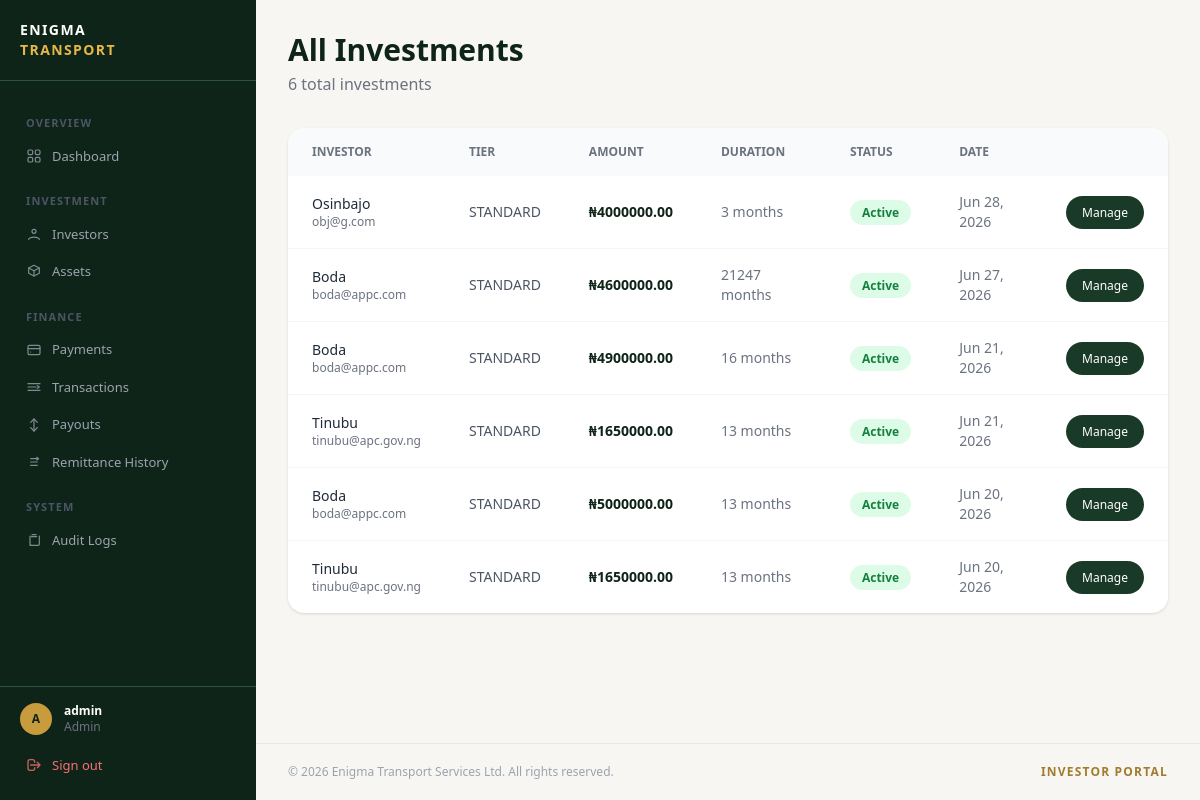
Page /investments/manage/ (signed in) on the earlier database version.
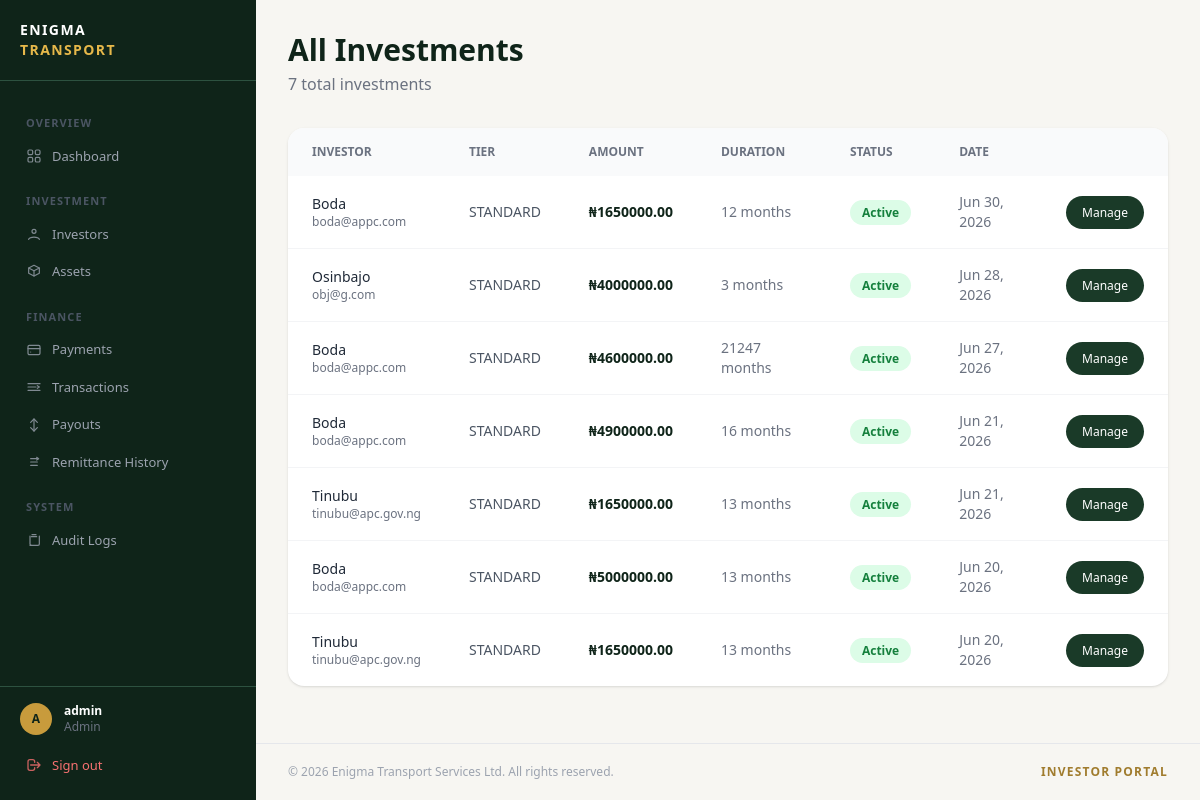
Same page on the later database version.
### investments/models.py (models this page shows, shortened)
class Investment(models.Model):
    STATUS_CHOICES = (
        ('pending', 'Pending'),
        ('awaiting_payment', 'Awaiting Payment'),
        ('active', 'Active'),
        ('completed', 'Completed'),
        ('cancelled', 'Cancelled'),
    )
    FREQUENCY_CHOICES = (
        ('weekly', 'Weekly'),
        ('monthly', 'Monthly'),
    )
    investor = models.ForeignKey(
        InvestorProfile,
        on_delete=models.CASCADE,
        related_name='investments'
    )
    tier = models.ForeignKey(
        InvestmentTier,
        on_delete=models.PROTECT
    )
    number_of_assets = models.PositiveIntegerField(default=0)
    investment_amount = models.DecimalField(
        max_digits=15, decimal_places=2, default=0
    )
    status = models.CharField(
        max_length=20, choices=STATUS_CHOICES, default='pending'
    )
    payout_frequency = models.CharField(
        max_length=20, choices=FREQUENCY_CHOICES, default='monthly'
    )
    duration_weeks = models.PositiveIntegerField(null=True, blank=True)
    duration_months = models.PositiveIntegerField(null=True, blank=True)
    start_date = models.DateField(null=True, blank=True)
    end_date = models.DateField(null=True, blank=True)
    service_charge = models.DecimalField(max_digits=15, decimal_places=2, default=0)
    management_fee = models.DecimalField(max_digits=15, decimal_places=2, default=0)
    asset_type = models.CharField(max_length=100, blank=True)
    quantity = models.PositiveIntegerField(default=1)
    created_at = models.DateTimeField(auto_now_add=True)

class InvestmentTier(models.Model):
    name = models.CharField(max_length=100)
    minimum_assets = models.PositiveIntegerField()
    maximum_assets = models.PositiveIntegerField()
    minimum_investment = models.DecimalField(max_digits=15, decimal_places=2)
    return_rate = models.DecimalField(max_digits=5, decimal_places=2)
    active = models.BooleanField(default=True)
    created_at = models.DateTimeField(auto_now_add=True)

### investors/models.py (models this page shows, shortened)
class InvestorProfile(models.Model):
    user = models.OneToOneField(
        settings.AUTH_USER_MODEL, on_delete=models.CASCADE
    )
    phone_number = models.CharField(max_length=20, blank=True, default='')
    bank_name = models.CharField(max_length=100, blank=True, default='')
    account_number = models.CharField(max_length=20, blank=True, default='')
    account_name = models.CharField(max_length=200, blank=True, default='')
    kyc_verified = models.BooleanField(default=False)
    created_at = models.DateTimeField(auto_now_add=True)

### accounts/models.py (models this page shows, shortened)
class User(AbstractUser):
    ROLE_CHOICES = (
        ('admin', 'Admin'),
        ('investor', 'Investor'),
    )
    role = models.CharField(max_length=20, choices=ROLE_CHOICES, default='investor')
    email = models.EmailField(unique=True)  # ← add this
    created_at = models.DateTimeField(auto_now_add=True)

### investments/views.py (the view)
# urls.py: path('manage/', views.admin_investment_list_view, name='admin_investment_list'),
@admin_required
def admin_investment_list_view(request):
    investments = Investment.objects.select_related(
        'investor__user', 'tier'
    ).order_by('-created_at')
    return render(request, 'investments/admin/investment_list.html', {
        'investments': investments
    })

### templates/investments/admin/investment_list.html (shortened to what this page needs)
{% extends 'base.html' %}
{% block dashboard_content %}
<div class="mb-8 flex justify-between items-center">
    <div>
        <h1 class="text-3xl font-bold text-[#0f2419]">All Investments</h1>
        <p class="text-gray-500 mt-1">{{ investments.count }} total investments</p>
    </div>
</div>
<div class="bg-white rounded-2xl shadow overflow-hidden">
    <table class="w-full text-sm">
        <thead class="bg-gray-50 text-gray-500 uppercase text-xs">
            <tr>
                <th class="px-6 py-4 text-left">Investor</th>
                <th class="px-6 py-4 text-left">Tier</th>
                <th class="px-6 py-4 text-left">Amount</th>
                <th class="px-6 py-4 text-left">Duration</th>
                <th class="px-6 py-4 text-left">Status</th>
                <th class="px-6 py-4 text-left">Date</th>
                <th class="px-6 py-4 text-left"></th>
            </tr>
        </thead>
        <tbody class="divide-y divide-gray-100">
            {% for investment in investments %}
            <tr class="hover:bg-gray-50 transition">
                <td class="px-6 py-4">
                    <p class="font-medium text-gray-800">{{ investment.investor.user.username }}</p>
                    <p class="text-xs text-gray-500">{{ investment.investor.user.email }}</p>
                </td>
                <td class="px-6 py-4 text-gray-600">{{ investment.tier.name }}</td>
                <td class="px-6 py-4 font-bold text-[#0f2419]">
                    &#8358;{{ investment.investment_amount|floatformat:2 }}
                </td>
                <td class="px-6 py-4 text-gray-500">
                    {% if investment.duration_months %}
                        {{ investment.duration_months }} months
                    {% else %}
                        Not set
                    {% endif %}
                </td>
                <td class="px-6 py-4">
                    <span class="px-3 py-1 rounded-full text-xs font-semibold
                        {% if investment.status == 'active' %}bg-green-100 text-green-700
                        {% elif investment.status == 'pending' %}bg-yellow-100 text-yellow-700
                        {% elif investment.status == 'completed' %}bg-blue-100 text-blue-700
                        {% else %}bg-red-100 text-red-700{% endif %}">
                        {{ investment.get_status_display }}
                    </span>
                </td>
                <td class="px-6 py-4 text-gray-500">{{ investment.created_at|date:"M d, Y" }}</td>
                <td class="px-6 py-4">
                    <a href="{% url 'manage_investment' investment.pk %}"
                        class="bg-[#1a3a28] text-white px-4 py-2 rounded-full text-xs hover:bg-[#0f2419] transition">
                        Manage
                    </a>
                </td>
            </tr>
            {% empty %}
            <tr>
                <td colspan="7" class="px-6 py-16 text-center text-gray-400">No investments yet.</td>
            </tr>
            {% endfor %}
        </tbody>
    </table>
</div>
{% endblock %}

Differences in the rows shown:
added Investment: investor.user.username "Boda", investor.user.email "boda@appc.com", tier.name "STANDARD", investment_amount "1650000.00", duration_months "12", status "Active", created_at "Jun 30, 2026"
Other differences:
{{ investments.count }}: "6" → "7"
